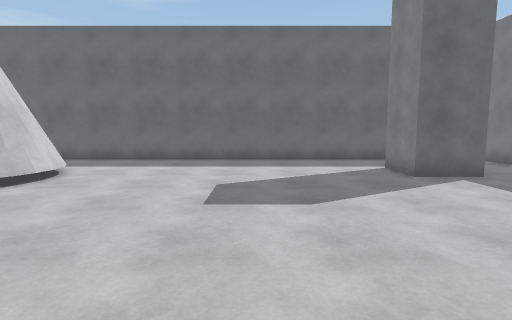
[1] (above)

15 first-person views from a walk through a scene from a Unity 3-D project. The camera is 1.4 m above the floor, tilts 6° down and sees 80° across. The floor is counted in squares, 1 m on a side. Each view is taken from the middle of a square. On the plan, view 1 faces up. The plan holds only what a view shows up to about 14 squares ahead; the rest is blank. The player character is not drawn.

[2]
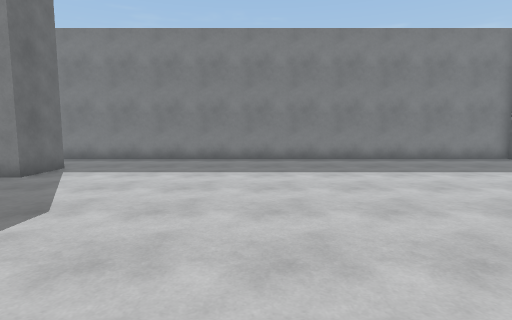

[3]
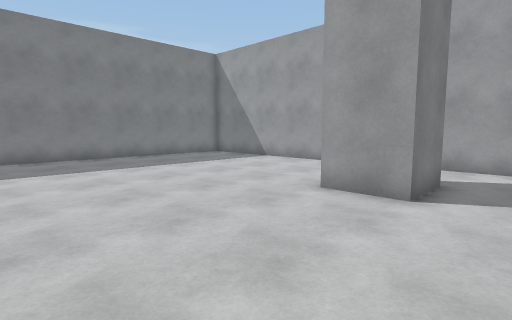

[4]
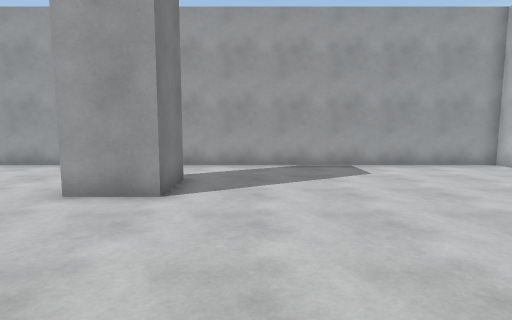

[5]
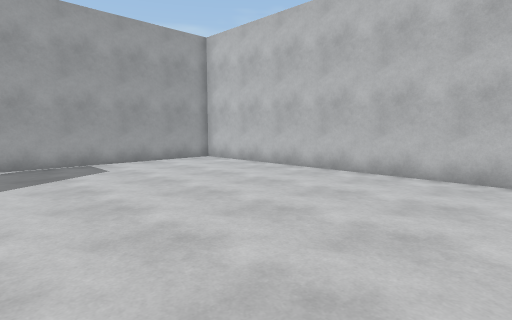

[6]
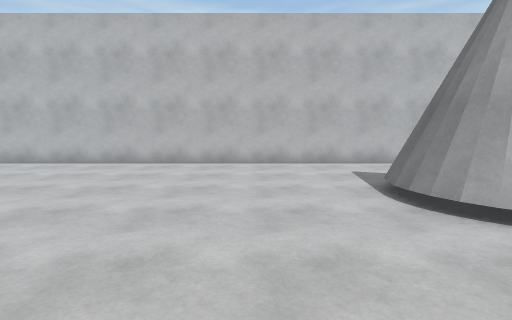

[7]
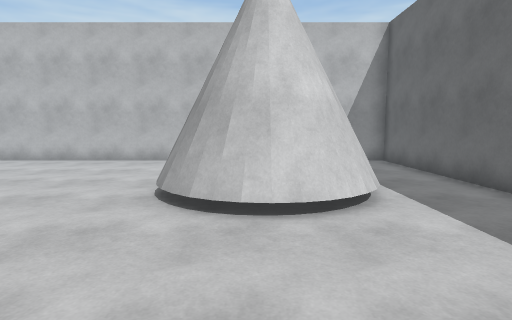

[8]
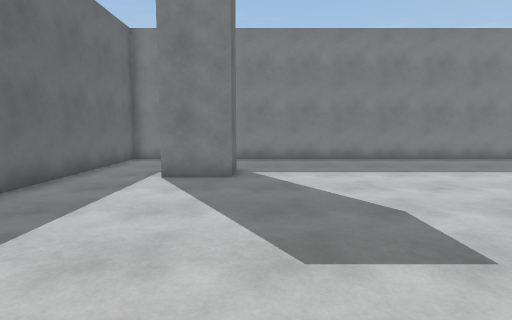

[9]
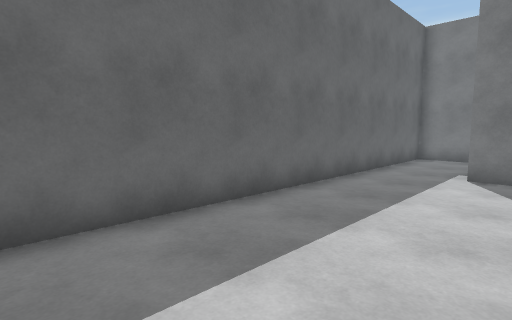

[10]
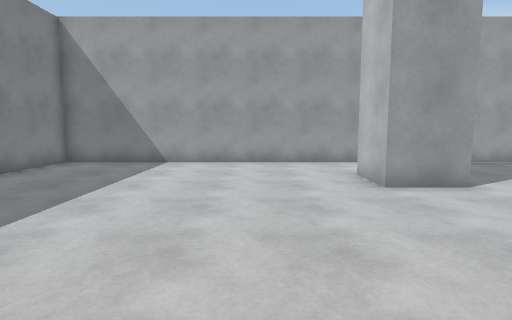

[11]
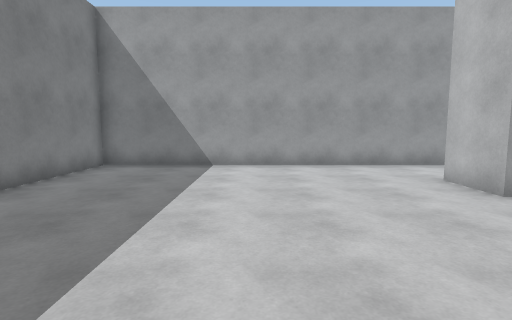

[12]
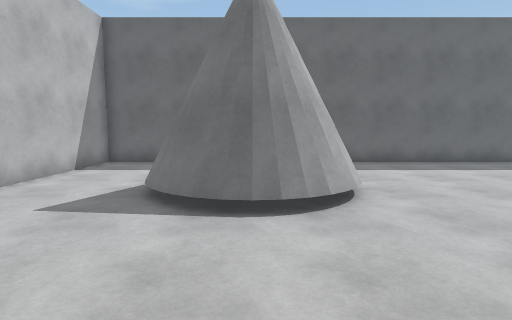

[13]
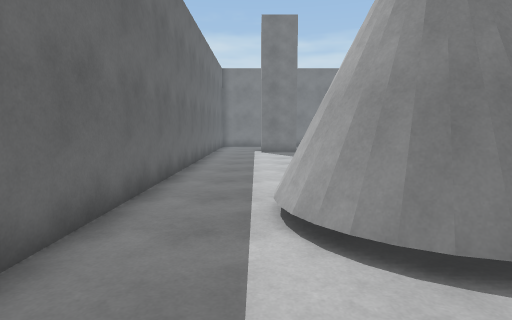

[14]
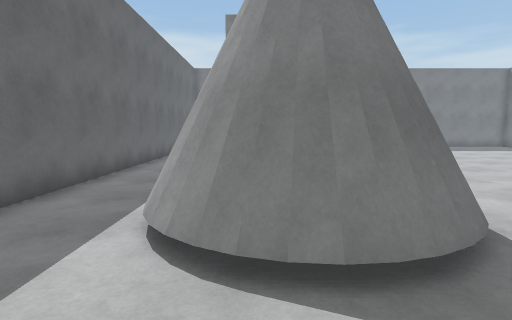

[15]
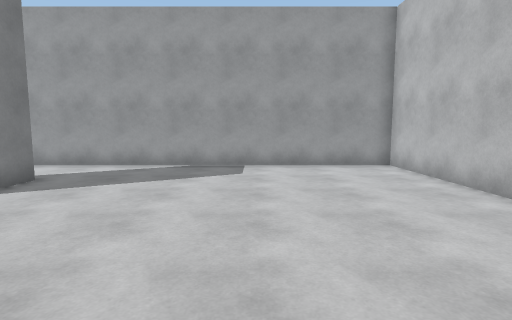

### Floor plan
Key: @ floor where view 1 was taken; # wall or solid block; . floor.
Columns run from 14 left of view 1 to 10 right of it. Each row starts with its distance up from view 1.
 14 #########################
 13 #.......................#
 12 #.......................#
 11 #..................# ...#
 10 #...####...........# ...#
  9 #...#####..........##...#
  8 #...## ##...............#
  7 #...#####...............#
  6 #....###................#
  5 #.......................#
  4 #.......................#
  3 #.......................#
  2 #.......................#
  1 #.......................#
  0 #.............@.........#
 -1 #.......................#
 -2 #.......................#
 -3 #.......................#
 -4 #..........###..........#
 -5 #..........###..........#
 -6 #..........###..........#
 -7 #.......................#
 -8 #.......................#
 -9 #.......................#
-10 #########################

Where each view was taken, in squares from view 1:
view 1: 0 up, 0 right, facing up
view 2: 2 up, 4 left, facing right
view 3: 2 up, 5 left, facing down-right
view 4: 2 up, 5 left, facing down
view 5: 3 up, 5 left, facing down-left
view 6: 3 up, 2 left, facing left
view 7: 8 up, 1 left, facing left
view 8: 8 up, 4 left, facing right
view 9: 9 up, 5 left, facing up-right
view 10: 3 up, 2 right, facing down
view 11: 2 up, 4 right, facing down
view 12: 1 up, 8 left, facing up
view 13: 11 up, 13 left, facing right
view 14: 9 up, 13 left, facing right
view 15: 2 up, 9 left, facing down
